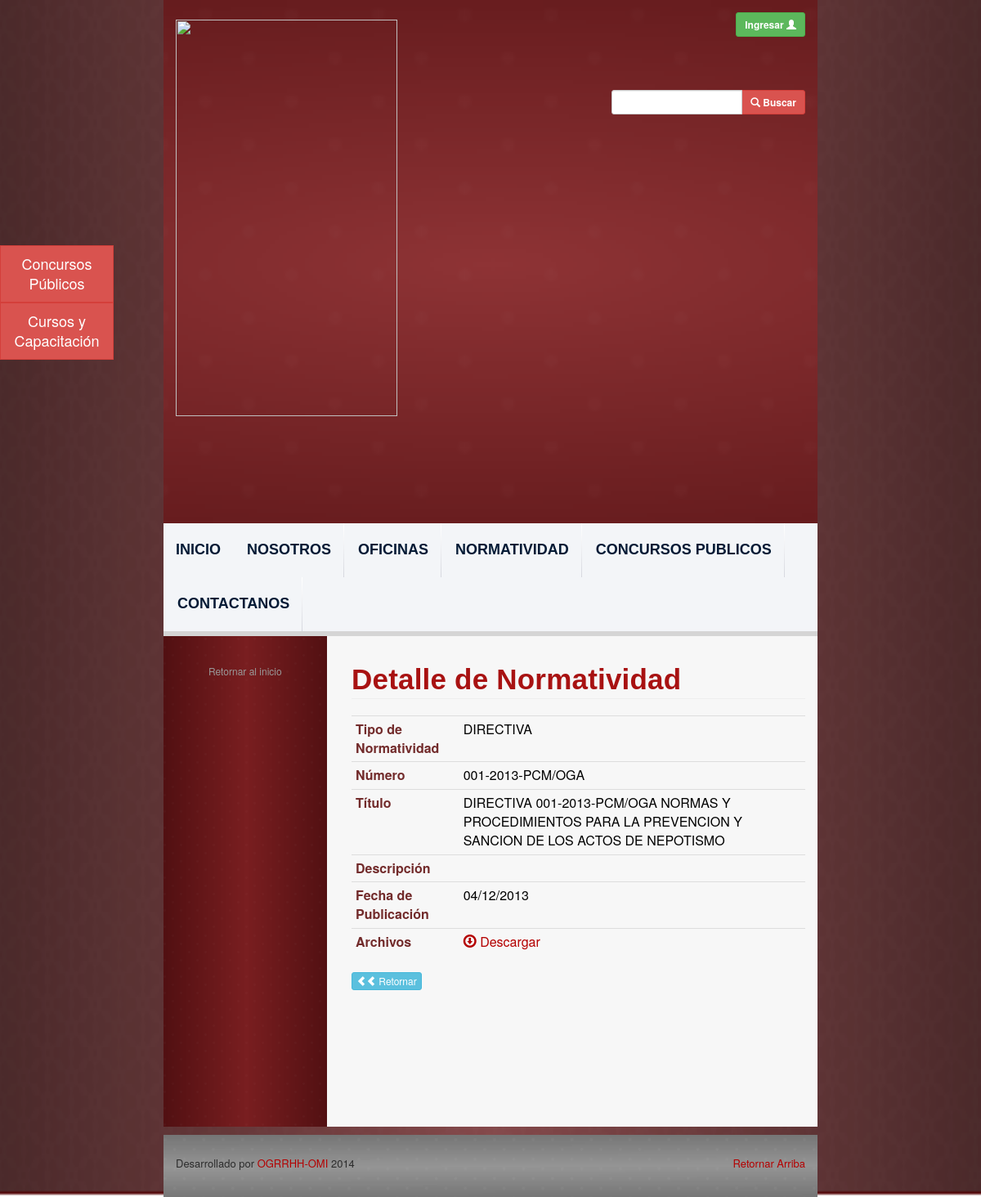
The page /view-legislation.php?id=60 on the database its author committed.
### tables this page shows
CREATE TABLE `legislations` (
  `id` int(11) NOT NULL AUTO_INCREMENT,
  `name` varchar(500) NOT NULL,
  `number` varchar(45) NOT NULL,
  `description` varchar(500) DEFAULT NULL,
  `publication_date` date NOT NULL,
  `file_path` varchar(500) NOT NULL,
  `user_id` int(11) NOT NULL,
  `legislation_type_id` int(11) NOT NULL,
  `office_id` int(11) NOT NULL,
  `update_date` date NOT NULL,
  PRIMARY KEY (`id`)
);

CREATE TABLE `legislation_types` (
  `id` int(11) NOT NULL AUTO_INCREMENT,
  `name` varchar(100) NOT NULL,
  PRIMARY KEY (`id`)
);

### php_files/ConnectionManager.php (called while the page is built, shortened)
<?php
class ConnectionManager{
	public $hostName = "localhost";
	public $userName = "recursoshumanos";
	public $password = "rec-0a9bf1";
	public $database = "db_recursoshumanos";
	public $connection;
	public function createConnection(){
		$this->connection =  mysql_connect ( $this->hostName, $this->userName, $this->password );
	}
	public function selectDatabase(){
		return mysql_select_db ($this->database, $this->connection );
	}
	public function doQuery($query){
		$result = mysql_query ( $query, $this->connection );
		return $result;
	}
	public function closeConnection(){
		return mysql_close ($this->connection);
	}
}
?>

### php_files/LegislationDAO.php (called while the page is built, shortened)
<?php
include 'ConnectionManager.php';
class LegislationDAO {
	public function getById($id) {
		$query = 	"SELECT l.id, l.name, l.number, l.description, l.publication_date, l.file_path
					, l.user_id, l.legislation_type_id, l.office_id, l.update_date, lt.name as legislation_type_name
					, DATE_FORMAT(publication_date,'%d/%m/%Y') as formated_publication_date
					FROM legislations l
					INNER JOIN legislation_types lt on l.legislation_type_id = lt.id
					WHERE l.id=".$id.";";
		$connectionManager = new ConnectionManager ();
		$result = $connectionManager->doQuery ( $query );
		return $result;
	}
}
?>

### view-legislation.php (the view, shortened to what this page needs)
<?php
include 'php_files/LegislationDAO.php';
$legislationId = $_GET ['id'];
$legislationDAO = new LegislationDAO ();
$queryResult = $legislationDAO->getById ( $legislationId );
?>
<html>
<?php include('webframes/resources.php');?>
<body class="body-style">
	<div class="container-fluid">
		<div class="row background-image-style">
			<div class="col-md-8">
			<?php include('webframes/header.php');?>
			<div id="content-div" class="row">
				<?php include('webframes/left-navbar.php');?>
					<div id="contentSection" class="col-md-9 text-content-style">
						<h1 id="universitary-legislation"
							class="font-style-medium-title-dark page-header ">Detalle de
							Normatividad</h1>
							<?php
							while ( $row = mysql_fetch_assoc ( $queryResult ) ) {
								print ("<table class='table table-condensed'>
								<tbody>
								<tr>
								<td><strong class='strong-ogrrhh'>Tipo de Normatividad</strong></td>
								<td class='upper-case-link'>" . $row ['legislation_type_name'] . "</td>
								</tr>
								<tr>
								<tr>
								<td><strong class='strong-ogrrhh'>Número</strong></td>
								<td class='upper-case-link'>" . $row ['number'] . "</td>
								</tr>
								<td><strong class='strong-ogrrhh'>Título</strong></td>
								<td class='upper-case-link'>" . $row ['name'] . "</td>
								</tr>
								<tr>
								<td><strong class='strong-ogrrhh'>Descripción</strong></td>
								<td class='upper-case-link'>" . $row ['description'] . "</td>
								</tr>
								<tr>
								<td><strong class='strong-ogrrhh'>Fecha de Publicación</strong></td>
								<td class='upper-case-link'>" . $row ['formated_publication_date'] . "</td>
								</tr>
								<tr>
								<td><strong class='strong-ogrrhh'>Archivos</strong></td>
								<td><a href='" . Constants::ogrrhhFTPUrl . $row ['file_path'] . "' target='_blank'><span class='glyphicon glyphicon-download'></span>
								Descargar</a></td>
								</tr>
								</tbody>
								</table>") ;
							}
							?>
							<button type="button" class="btn btn-info btn-xs"
							data-toggle="modal" onclick="backPage()">
							<span class="glyphicon glyphicon-chevron-left"></span><span
								class="glyphicon glyphicon-chevron-left" /></span> Retornar
							</button>
					</div>
				</div>
			<?php include('webframes/footer.php');?>
		</div>
		</div>
	</div>
</body>
</html>

### resources/css/carousel.css (style rules this page uses)
body { padding-bottom: 40px; color: #5a5a5a; }

### resources/css/ogrrhh-website.css (style rules this page uses)
.body-style { padding-bottom: 0px; color: black; }
.background-image-style { background: url('../pages-styles/website-background.fw.png') no-repeat; -webkit-background-size: cover; -moz-background-size: cover; -o-background-size: cover; background-size: 100% 100%; }
.font-style-medium-title-dark { font-family: "Lucida Grande", "Lucida Sans Unicode", "Lucida Sans", Geneva, Verdana, sans-serif; color: #A81212; font-size: 35; padding: 5; font-weight: bold; letter-spacing: 0.2px; line-height: 36pX; padding-left: 0px; }
.text-content-style { background-color: #F7F7F7; padding-left: 30px; padding-top: 15px; min-height: 600px; }
.upper-case-link { text-transform: uppercase; }
.strong-ogrrhh { color: rgb(114, 43, 43); }

### rows shown on the page
legislations: legislation_type.name "DIRECTIVA", number "001-2013-PCM/OGA", name "DIRECTIVA 001-2013-PCM/OGA NORMAS Y PROCEDIMIENTOS PARA LA PREVENCION Y SANCION DE LOS ACTOS DE NEPOTISMO", formated_publication_date "04/12/2013"
